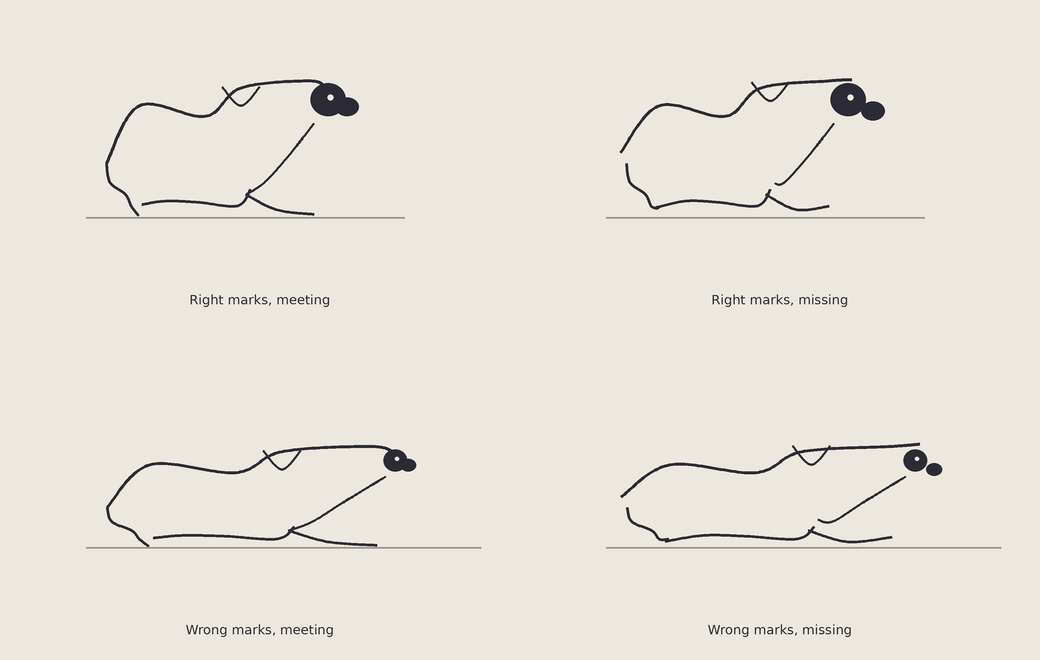

This chart was generated by the following Python code:
"""A46 — The Agreement Test. Tests the A45 lead (good marks create agreements) against accuracy.
2x2: right/meeting, right/missing, wrong/meeting, wrong/missing. Same ten marks per panel.
'Wrong' = distorted proportions (long low body, small head), all junctions still meet.
'Missing' = each junction stops short or overshoots; every mark individually plausible."""
import numpy as np
from PIL import Image, ImageDraw, ImageFont
SS=3
PAPER=(237,232,223); INK=(43,43,53); MID=(150,146,140)
LM=dict(rumpback=(0.02,0.46), hip=(0.30,0.95), loin=(0.86,0.86), withers=(1.16,1.10),
 poll=(1.74,1.16), brisket=(1.13,0.10), bellymid=(0.80,0.13), forehoof=(1.78,0.03))
def cmr(nodes,n=26):
    P=[np.array(p,float) for p in nodes]; P=([P[0]]+P+[P[-1]]); out=[]
    for i in range(1,len(P)-2):
        p0,p1,p2,p3=P[i-1],P[i],P[i+1],P[i+2]
        for t in np.linspace(0,1,n,endpoint=False):
            t2=t*t;t3=t2*t
            out.append(0.5*((2*p1)+(-p0+p2)*t+(2*p0-5*p1+4*p2-p3)*t2+(-p0+3*p1-3*p2+p3)*t3))
    out.append(P[-2]); return out
def line(d,pts,col=INK,w=2.6): d.line([(int(p[0]*SS),int(p[1]*SS)) for p in pts],fill=col,width=max(1,int(w*SS)),joint="curve")
def ell(d,c,rx,ry,col): d.ellipse([int((c[0]-rx)*SS),int((c[1]-ry)*SS),int((c[0]+rx)*SS),int((c[1]+ry)*SS)],fill=col)

def draw_calf(d,ox,oy,sc,wrong=False,missing=False):
    sx,sy=(1.30,0.74) if wrong else (1.0,1.0)
    hr=(0.10,0.094) if wrong else (0.15,0.14)          # head radii
    mr=(0.068,0.054) if wrong else (0.10,0.08)         # muzzle radii
    def Q(pt,k=None):
        x,y=LM[pt] if isinstance(pt,str) else pt
        x,y=x*sx,y*sy
        if missing and k:
            dx,dy=MISS[k]; x,y=x+dx,y+dy
        return (ox+x*sc, oy-y*sc)
    MISS=dict(top_s=(0.05,0.07), top_e=(-0.05,0.09), hoof_h=(0.0,0.06), belly_e=(-0.07,-0.03),
              throat_e=(0.07,0.09), fore_e=(-0.04,0.07), hump=(0.08,0.04), muz=(0.05,-0.035))
    hd=Q((1.90,1.0))                                    # head center (screen)
    hk=0.68 if wrong else 1.0                           # head-relative scale
    def R(dx,dy,k=None):                                # point relative to the actual head ball
        x,y=hd[0]+dx*sc*hk, hd[1]+dy*sc*hk
        if missing and k:
            mx,my=MISS[k]; x,y=x+mx*sc,y-my*sc
        return (x,y)
    # 1 topline head->rump (starts ON the head ball)
    line(d,cmr([R(-0.02,-0.10,'top_s'),Q('poll'),Q('withers'),Q('loin'),Q('hip'),Q('rumpback','top_e')]),w=3.0)
    # 2 hump
    w_=Q('withers','hump'); line(d,cmr([(w_[0]-0.16*sc,w_[1]-0.01*sc),(w_[0],w_[1]+0.15*sc),(w_[0]+0.16*sc,w_[1]-0.01*sc)]),w=2.6)
    # 3 rump->hind leg
    line(d,cmr([Q('rumpback'),Q((0.05,0.30)),Q((0.18,0.20)),Q((0.23,0.10)),Q((0.29,0.02),'hoof_h')]),w=2.8)
    # 4 belly (ends on hind leg)
    line(d,cmr([Q((1.24,0.24)),Q('brisket'),Q('bellymid'),Q((0.52,0.14)),Q((0.32,0.11),'belly_e')]),w=2.8)
    # 5 throat (starts at the jaw of the actual head, ends at chest)
    line(d,cmr([R(-0.12,0.20),Q((1.56,0.52)),Q((1.36,0.30)),Q((1.21,0.20),'throat_e')]),w=2.4)
    # 6 head ball  7 muzzle  8 eye
    ell(d,hd,hr[0]*sc,hr[1]*sc,INK)
    mz=R(0.16,0.06,'muz'); ell(d,mz,mr[0]*sc,mr[1]*sc,INK)
    ell(d,(hd[0]+0.02*sc*hk,hd[1]-0.02*sc*hk),0.026*sc*hk,0.026*sc*hk,PAPER)
    # 9 foreleg
    line(d,cmr([Q((1.20,0.20)),Q((1.46,0.07)),Q('forehoof','fore_e')]),w=2.8)
    # 10 ground
    gy=oy; line(d,[(ox-0.15*sc,gy),(ox+(2.15*sx+0.4)*sc,gy)],col=MID,w=1.8)

PANELS=[("Right marks, meeting",  dict(wrong=False,missing=False)),
        ("Right marks, missing",  dict(wrong=False,missing=True)),
        ("Wrong marks, meeting",  dict(wrong=True, missing=False)),
        ("Wrong marks, missing",  dict(wrong=True, missing=True))]
def render(path):
    cw,ch=520,330; W,H=2*cw,2*ch
    img=Image.new("RGB",(W*SS,H*SS),PAPER); d=ImageDraw.Draw(img)
    try: font=ImageFont.truetype('/usr/share/fonts/truetype/dejavu/DejaVuSans.ttf',int(13*SS))
    except: font=ImageFont.load_default()
    for i,(title,kw) in enumerate(PANELS):
        cxo=(i%2)*cw; cyo=(i//2)*ch
        draw_calf(d,cxo+cw*0.20,cyo+ch*0.66,118,**kw)
        tw=d.textlength(title,font=font)
        d.text((int(cxo*SS+(cw*SS-tw)//2),int((cyo+ch-38)*SS)),title,fill=INK,font=font)
    img=img.resize((W,H),Image.LANCZOS); img.save(path); print("saved",path)
if __name__=="__main__":
    render("/sessions/wizardly-stoic-cerf/mnt/hessentials/illustration/loomis/sketch201_u5_a46_the_agreement_test.png")
